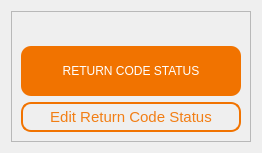
                    <widget class="QWidget" name="tab_5">
                     <attribute name="title">
                      <string>Page</string>
                     </attribute>
                     <layout class="QGridLayout" name="gridLayout_6">
                      <item row="0" column="0">
                       <widget class="QFrame" name="frame_8">
                        <property name="styleSheet">
                         <string notr="true">QLabel{color:white;background-color:#F17300; border: solid white; border-radius: 10px;}
QPushButton{color:#F27E14; border:2px solid #F17300; border-radius: 10px;padding:2px;}
QPushButton::hover{border:2px solid white; background-color:#F27E14; color:white;}
QPushButton#addPromoButton{color: black; background-color: #FFA553; border: 2px solid #FFA553;}
QPushButton#addPromoButton::hover{color:#FFA553; background-color: black; border: 2px solid black;}
</string>
                        </property>
                        <property name="frameShape">
                         <enum>QFrame::StyledPanel</enum>
                        </property>
                        <property name="frameShadow">
                         <enum>QFrame::Raised</enum>
                        </property>
                        <layout class="QGridLayout" name="gridLayout_12">
                         <item row="1" column="0">
                          <widget class="QLabel" name="label_13">
                           <property name="minimumSize">
                            <size>
                             <width>220</width>
                             <height>50</height>
                            </size>
                           </property>
                           <property name="maximumSize">
                            <size>
                             <width>220</width>
                             <height>50</height>
                            </size>
                           </property>
                           <property name="text">
                            <string>RETURN CODE STATUS</string>
                           </property>
                           <property name="alignment">
                            <set>Qt::AlignCenter</set>
                           </property>
                          </widget>
                         </item>
                         <item row="2" column="0">
                          <widget class="QPushButton" name="pushButton_EditReturnCodeStatus">
                           <property name="minimumSize">
                            <size>
                             <width>220</width>
                             <height>30</height>
                            </size>
                           </property>
                           <property name="maximumSize">
                            <size>
                             <width>220</width>
                             <height>30</height>
                            </size>
                           </property>
                           <property name="font">
                            <font>
                             <pointsize>11</pointsize>
                            </font>
                           </property>
                           <property name="text">
                            <string>Edit Return Code Status</string>
                           </property>
                          </widget>
                         </item>
                         <item row="0" column="0">
                          <spacer name="verticalSpacer_3">
                           <property name="orientation">
                            <enum>Qt::Vertical</enum>
                           </property>
                           <property name="sizeType">
                            <enum>QSizePolicy::Fixed</enum>
                           </property>
                           <property name="sizeHint" stdset="0">
                            <size>
                             <width>20</width>
                             <height>25</height>
                            </size>
                           </property>
                          </spacer>
                         </item>
                        </layout>
                       </widget>
                      </item>
                     </layout>
                    </widget>
